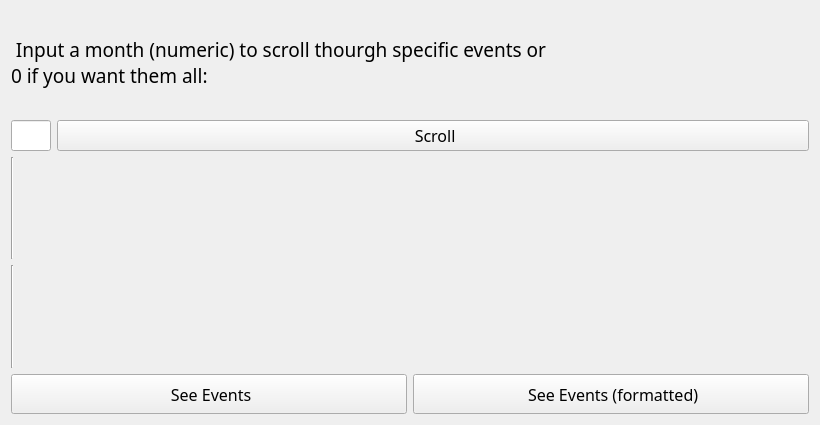
<?xml version="1.0" encoding="UTF-8"?>
<ui version="4.0">
 <class>User</class>
 <widget class="QWidget" name="User">
  <property name="geometry">
   <rect>
    <x>0</x>
    <y>0</y>
    <width>820</width>
    <height>425</height>
   </rect>
  </property>
  <property name="windowTitle">
   <string> User</string>
  </property>
  <layout class="QVBoxLayout" name="verticalLayout">
   <item>
    <widget class="QLabel" name="label">
     <property name="minimumSize">
      <size>
       <width>0</width>
       <height>20</height>
      </size>
     </property>
     <property name="maximumSize">
      <size>
       <width>1000</width>
       <height>16777215</height>
      </size>
     </property>
     <property name="font">
      <font>
       <family> Nunito</family>
       <pointsize>14</pointsize>
      </font>
     </property>
     <property name="text">
      <string> Input a month (numeric) to scroll thourgh specific events or
0 if you want them all: </string>
     </property>
    </widget>
   </item>
   <item>
    <layout class="QHBoxLayout" name="horizontalLayout_2">
     <item>
      <widget class="QLineEdit" name="chooseMonthLineEdit">
       <property name="minimumSize">
        <size>
         <width>0</width>
         <height>20</height>
        </size>
       </property>
       <property name="maximumSize">
        <size>
         <width>40</width>
         <height>16777215</height>
        </size>
       </property>
       <property name="font">
        <font>
         <family> Nunito</family>
         <pointsize>12</pointsize>
        </font>
       </property>
      </widget>
     </item>
     <item>
      <widget class="QPushButton" name="scrollUserEventPushButton">
       <property name="minimumSize">
        <size>
         <width>0</width>
         <height>20</height>
        </size>
       </property>
       <property name="maximumSize">
        <size>
         <width>1000</width>
         <height>16777215</height>
        </size>
       </property>
       <property name="font">
        <font>
         <family> Nunito</family>
         <pointsize>12</pointsize>
         <bold>false</bold>
        </font>
       </property>
       <property name="text">
        <string> Scroll</string>
       </property>
      </widget>
     </item>
    </layout>
   </item>
   <item>
    <widget class="Line" name="line">
     <property name="orientation">
      <enum>Qt::Vertical</enum>
     </property>
    </widget>
   </item>
   <item>
    <widget class="Line" name="line_2">
     <property name="orientation">
      <enum>Qt::Vertical</enum>
     </property>
    </widget>
   </item>
   <item>
    <layout class="QHBoxLayout" name="horizontalLayout">
     <item>
      <widget class="QPushButton" name="seeUserEventsPushButton">
       <property name="minimumSize">
        <size>
         <width>0</width>
         <height>40</height>
        </size>
       </property>
       <property name="font">
        <font>
         <family> Nunito</family>
         <pointsize>12</pointsize>
         <bold>false</bold>
        </font>
       </property>
       <property name="text">
        <string> See Events</string>
       </property>
      </widget>
     </item>
     <item>
      <widget class="QPushButton" name="seeFormattedUserEventsPushButton">
       <property name="minimumSize">
        <size>
         <width>0</width>
         <height>40</height>
        </size>
       </property>
       <property name="font">
        <font>
         <family> Nunito</family>
         <pointsize>12</pointsize>
         <bold>false</bold>
        </font>
       </property>
       <property name="text">
        <string> See Events (formatted)</string>
       </property>
      </widget>
     </item>
    </layout>
   </item>
  </layout>
 </widget>
 <layoutdefault spacing="6" margin="11"/>
 <resources/>
 <connections/>
</ui>
